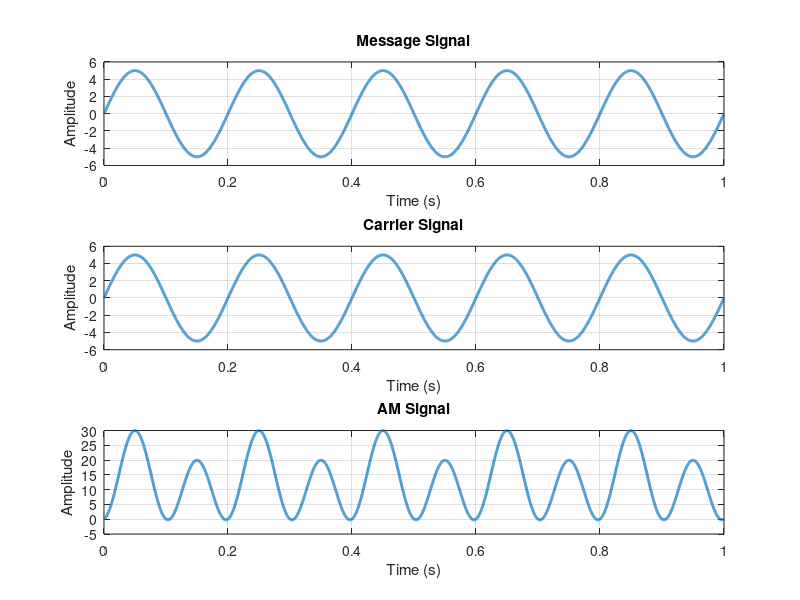

MATLAB code to generate this figure:


% Time vector for signal generation
t=0:0.0001:1;

% Set default line width for plots
set(0, 'defaultlinelinewidth', 2);

% Define signal amplitude
A = 5; % Amplitude of signal

% Get user inputs for message frequency, carrier frequency, and modulation index
fm = input('Enter message frequency (fm) in Hz: ');
fc = input('Enter carrier frequency (fc) in Hz: '); % Carrier frequency must be greater than message frequency
mi = input('Enter modulation index (mi): ');

% Generate the signals
Sm = A * sin(2 * pi * fm * t); % Message signal
Sc = A * sin(2 * pi * fc * t); % Carrier signal
Sfm = (A + mi * Sm) .* sin(2 * pi * fc * t); % AM signal, amplitude of carrier changes

% Plot the signals

% Message signal plot
subplot(3, 1, 1);
plot(t, Sm);
xlabel('Time (s)');
ylabel('Amplitude');
title('Message Signal');
grid on;

% Carrier signal plot
subplot(3, 1, 2);
plot(t, Sc);
xlabel('Time (s)');
ylabel('Amplitude');
title('Carrier Signal');
grid on;

% AM signal plot
subplot(3, 1, 3);
plot(t, Sfm);
xlabel('Time (s)');
ylabel('Amplitude');
title('AM Signal');
grid on;
